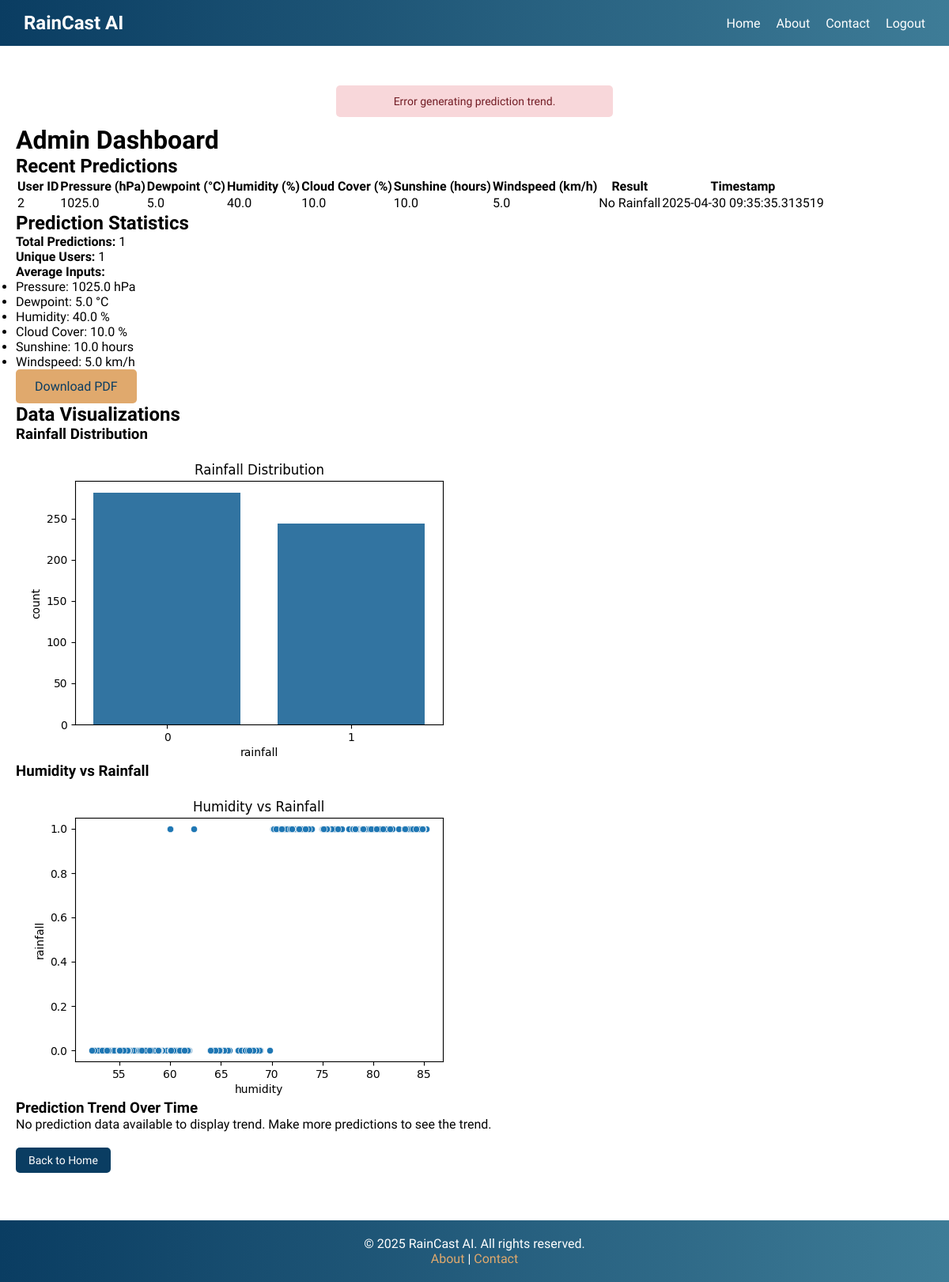
Page /admin (signed in) on the earlier database version.
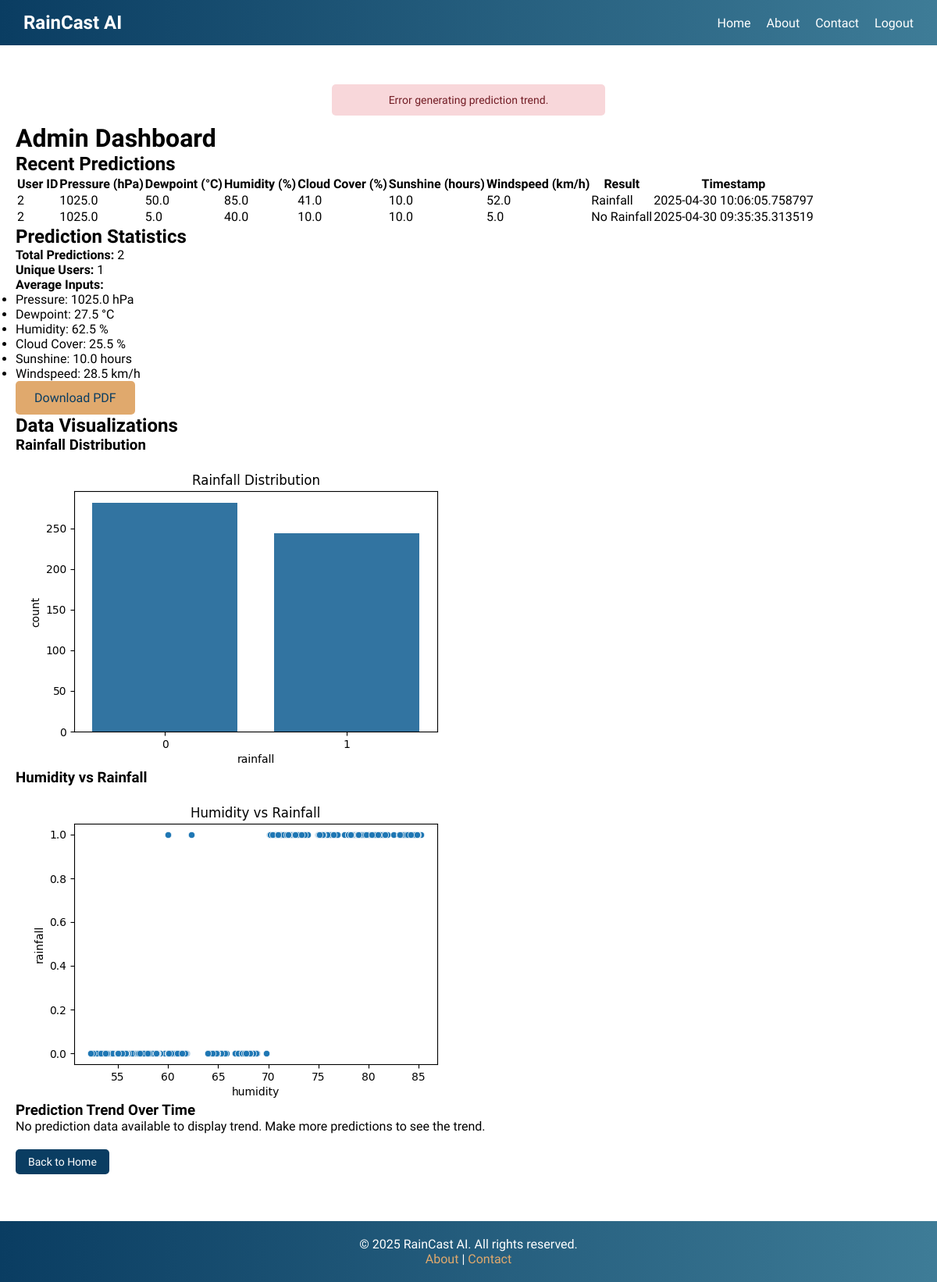
Same page on the later database version.
### app.py (models this page shows)
class Prediction(db.Model):
    id = db.Column(db.Integer, primary_key=True)
    user_id = db.Column(db.Integer, nullable=False)
    pressure = db.Column(db.Float, nullable=False)
    dewpoint = db.Column(db.Float, nullable=False)
    humidity = db.Column(db.Float, nullable=False)
    cloud = db.Column(db.Float, nullable=False)
    sunshine = db.Column(db.Float, nullable=False)
    windspeed = db.Column(db.Float, nullable=False)
    result = db.Column(db.String(20), nullable=False)
    timestamp = db.Column(db.DateTime, default=datetime.utcnow)

### app.py (the view)
    def wrap(*args, **kwargs):
        logging.debug(f"Checking session: user_id in session: {'user_id' in session}")
        if 'user_id' not in session:
            flash('Please login first!', 'danger')
            logging.debug("Redirecting to login due to missing session")
            return redirect(url_for('login'))
        return f(*args, **kwargs)

### app.py (called while the page is built)
def login_required(f):
    def wrap(*args, **kwargs):
        logging.debug(f"Checking session: user_id in session: {'user_id' in session}")
        if 'user_id' not in session:
            flash('Please login first!', 'danger')
            logging.debug("Redirecting to login due to missing session")
            return redirect(url_for('login'))
        return f(*args, **kwargs)
    wrap.__name__ = f.__name__
    return wrap

def no_cache(f):
    def decorated_function(*args, **kwargs):
        response = make_response(f(*args, **kwargs))
        response.headers['Cache-Control'] = 'no-store, no-cache, must-revalidate, post-check=0, pre-check=0, max-age=0'
        response.headers['Pragma'] = 'no-cache'
        response.headers['Expires'] = '-1'
        return response
    decorated_function.__name__ = f.__name__
    return decorated_function

### templates/admin.html (shortened to what this page needs)
{% extends 'base.html' %}
{% block content %}
    <div class="admin-container">
        <h1 class="dashboard-title">Admin Dashboard</h1>
        <div class="card section-spacing">
            <h2 class="card-title">Recent Predictions</h2>
            <table class="predictions-table">
                <thead>
                    <tr>
                        <th>User ID</th>
                        <th>Pressure (hPa)</th>
                        <th>Dewpoint (°C)</th>
                        <th>Humidity (%)</th>
                        <th>Cloud Cover (%)</th>
                        <th>Sunshine (hours)</th>
                        <th>Windspeed (km/h)</th>
                        <th>Result</th>
                        <th>Timestamp</th>
                    </tr>
                </thead>
                <tbody>
                    {% for prediction in predictions %}
                        <tr class="{{ loop.cycle('odd-row', 'even-row') }}">
                            <td>{{ prediction.user_id }}</td>
                            <td>{{ prediction.pressure|round(2) }}</td>
                            <td>{{ prediction.dewpoint|round(2) }}</td>
                            <td>{{ prediction.humidity|round(2) }}</td>
                            <td>{{ prediction.cloud|round(2) }}</td>
                            <td>{{ prediction.sunshine|round(2) }}</td>
                            <td>{{ prediction.windspeed|round(2) }}</td>
                            <td>{{ prediction.result }}</td>
                            <td>{{ prediction.timestamp }}</td>
                        </tr>
                    {% endfor %}
                </tbody>
            </table>
        </div>
        <div class="card section-spacing">
            <h2 class="card-title">Prediction Statistics</h2>
            <div class="stats-grid">
                <div class="stats-item">
                    <p><strong>Total Predictions:</strong> {{ total_predictions }}</p>
                    <p><strong>Unique Users:</strong> {{ unique_users }}</p>
                </div>
                <div class="stats-item">
                    <p><strong>Average Inputs:</strong></p>
                    <ul class="stats-list">
                        <li>Pressure: {{ avg_inputs[0]|default(0.0)|round(2) }} hPa</li>
                        <li>Dewpoint: {{ avg_inputs[1]|default(0.0)|round(2) }} °C</li>
                        <li>Humidity: {{ avg_inputs[2]|default(0.0)|round(2) }} %</li>
                        <li>Cloud Cover: {{ avg_inputs[3]|default(0.0)|round(2) }} %</li>
                        <li>Sunshine: {{ avg_inputs[4]|default(0.0)|round(2) }} hours</li>
                        <li>Windspeed: {{ avg_inputs[5]|default(0.0)|round(2) }} km/h</li>
                    </ul>
                </div>
            </div>
            <a href="{{ url_for('download_insights') }}" class="btn download-btn">Download PDF</a>
        </div>
        <div class="card section-spacing">
            <h2 class="card-title">Data Visualizations</h2>
            {% if plot_url1 or plot_url2 or plot_url3 %}
                <div class="visualizations-grid">
                    {% if plot_url1 %}
                        <div class="visualization">
                            <h3>Rainfall Distribution</h3>
                            <img alt="Rainfall Distribution">
                        </div>
                    {% endif %}
                    {% if plot_url2 %}
                        <div class="visualization">
                            <h3>Humidity vs Rainfall</h3>
                            <img alt="Humidity vs Rainfall">
                        </div>
                    {% endif %}
                    {% if plot_url3 %}
                        <div class="visualization">
                            <h3>Prediction Trend Over Time</h3>
                            <img alt="Prediction Trend Over Time">
                        </div>
                    {% else %}
                        <div class="visualization">
                            <h3>Prediction Trend Over Time</h3>
                            <p>No prediction data available to display trend. Make more predictions to see the trend.</p>
                        </div>
                    {% endif %}
                </div>
            {% else %}
                <p>No visualizations available. Upload or generate data to see visualizations.</p>
            {% endif %}
        </div>
        <div class="back-button-container section-spacing">
            <a href="{{ url_for('home') }}" class="btn back-btn">Back to Home</a>
        </div>
    </div>
{% endblock %}

### templates/base.html (shortened to what this page needs)
<!DOCTYPE html>
<html lang="en">
<head>
    <link rel="stylesheet" href="{{ url_for('static', filename='css/styles.css') }}">
</head>
<body>
    <nav class="navbar">
        <div class="logo">RainCast AI</div>
        <ul class="nav-links">
            <li><a href="{{ url_for('home') }}" {% if request.endpoint == 'home' %}class="active"{% endif %}>Home</a></li>
            <li><a href="{{ url_for('about') }}" {% if request.endpoint == 'about' %}class="active"{% endif %}>About</a></li>
            <li><a href="{{ url_for('contact') }}" {% if request.endpoint == 'contact' %}class="active"{% endif %}>Contact</a></li>
            <li><a href="{{ url_for('logout') }}">Logout</a></li>
        </ul>
    </nav>
    <div class="container">
        {% with messages = get_flashed_messages(with_categories=true) %}
            {% if messages %}
                {% for category, message in messages %}
                    <div class="alert alert-{{ category }}">{{ message }}</div>
                {% endfor %}
            {% endif %}
        {% endwith %}
        {% block content %}{% endblock %}
    </div>
    <footer>
        <p>© 2025 RainCast AI. All rights reserved.</p>
        <p><a href="{{ url_for('about') }}">About</a> | <a href="{{ url_for('contact') }}">Contact</a></p>
    </footer>
</body>
</html>

### static/css/styles.css (style rules this page uses)
* { margin: 0; padding: 0; box-sizing: border-box; font-family: 'Montserrat', sans-serif; }
body { background: url('https://images.unsplash.com/photo-1519681393784-d120267933ba') no-repeat center center fixed; background-size: cover; color: #FFFFFF; }
.navbar { background: linear-gradient(90deg, #0A3D62, #3E7C97); padding: 15px 30px; display: flex; justify-content: space-between; align-items: center; position: sticky; top: 0; z-index: 100; }
.navbar .logo { font-size: 24px; font-weight: 700; }
.nav-links { list-style: none; display: flex; gap: 20px; }
.nav-links a { color: #FFFFFF; text-decoration: none; font-size: 16px; transition: all 0.3s; padding-bottom: 2px; }
.container { max-width: 1200px; margin: 0 auto; padding: 20px; background: rgba(255, 255, 255, 0.95); border-radius: 10px; margin-top: 20px; margin-bottom: 20px; color: #000000; }
.btn { background: #E0A96D; color: #0A3D62; padding: 12px 24px; text-decoration: none; border-radius: 5px; transition: background 0.3s, transform 0.2s; border: none; cursor: pointer; font-size: 16px; display: inline-block; }
.back-btn { padding: 8px 16px; font-size: 14px; font-weight: 500; color: #FFFFFF; background: #0A3D62; border-radius: 5px; text-decoration: none; transition: background 0.3s ease; }
.back-button-container { text-align: left; margin-top: 20px; margin-bottom: 20px; }
.alert { padding: 12px; margin: 10px auto; border-radius: 5px; font-size: 14px; max-width: 350px; text-align: center; opacity: 1; transition: opacity 0.5s; }
.alert-danger { background: #f8d7da; color: #721c24; }
footer { background: linear-gradient(90deg, #0A3D62, #3E7C97); color: #FFFFFF; text-align: center; padding: 20px; }
footer a { color: #E0A96D; text-decoration: none; }
.container, .hero, .features, .about, .contact, .predict { animation: fadeIn 1s ease-in; }

Differences in the rows shown:
added Prediction: user_id "2", pressure "1025.0", dewpoint "50.0", humidity "85.0", cloud "41.0", sunshine "10.0", windspeed "52.0", result "Rainfall", timestamp "2025-04-30 10:06:05.758797"
Other differences:
{{ total_predictions }}: "1" → "2"
{{ avg_inputs[1]|default(0.0)|round(2) }}: "5.0" → "27.5"
{{ avg_inputs[2]|default(0.0)|round(2) }}: "40.0" → "62.5"
{{ avg_inputs[3]|default(0.0)|round(2) }}: "10.0" → "25.5"
{{ avg_inputs[5]|default(0.0)|round(2) }}: "5.0" → "28.5"
